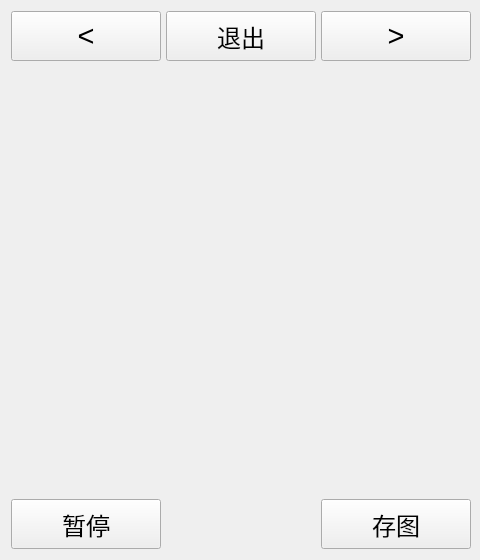
<?xml version="1.0" encoding="UTF-8"?>
<ui version="4.0">
 <class>CameraPreview1</class>
 <widget class="QWidget" name="CameraPreview1">
  <property name="geometry">
   <rect>
    <x>0</x>
    <y>0</y>
    <width>480</width>
    <height>560</height>
   </rect>
  </property>
  <property name="minimumSize">
   <size>
    <width>480</width>
    <height>560</height>
   </size>
  </property>
  <property name="windowTitle">
   <string>Form</string>
  </property>
  <layout class="QGridLayout" name="gridLayout_2">
   <item row="0" column="0">
    <widget class="QPushButton" name="pushButton1">
     <property name="minimumSize">
      <size>
       <width>150</width>
       <height>50</height>
      </size>
     </property>
     <property name="font">
      <font>
       <pointsize>22</pointsize>
      </font>
     </property>
     <property name="text">
      <string>&lt;</string>
     </property>
    </widget>
   </item>
   <item row="0" column="2">
    <widget class="QPushButton" name="pushButton2">
     <property name="minimumSize">
      <size>
       <width>150</width>
       <height>50</height>
      </size>
     </property>
     <property name="font">
      <font>
       <pointsize>22</pointsize>
      </font>
     </property>
     <property name="text">
      <string>&gt;</string>
     </property>
    </widget>
   </item>
   <item row="2" column="2">
    <widget class="QPushButton" name="Captrue">
     <property name="minimumSize">
      <size>
       <width>150</width>
       <height>50</height>
      </size>
     </property>
     <property name="font">
      <font>
       <pointsize>18</pointsize>
      </font>
     </property>
     <property name="text">
      <string>存图</string>
     </property>
    </widget>
   </item>
   <item row="2" column="0">
    <widget class="QPushButton" name="PreviewStatus">
     <property name="minimumSize">
      <size>
       <width>150</width>
       <height>50</height>
      </size>
     </property>
     <property name="font">
      <font>
       <pointsize>18</pointsize>
      </font>
     </property>
     <property name="text">
      <string>暂停</string>
     </property>
    </widget>
   </item>
   <item row="0" column="1">
    <widget class="QPushButton" name="Quit">
     <property name="minimumSize">
      <size>
       <width>150</width>
       <height>50</height>
      </size>
     </property>
     <property name="font">
      <font>
       <pointsize>18</pointsize>
      </font>
     </property>
     <property name="text">
      <string>退出</string>
     </property>
    </widget>
   </item>
   <item row="1" column="0" colspan="3">
    <widget class="QStackedWidget" name="stackedWidget">
     <property name="currentIndex">
      <number>0</number>
     </property>
     <widget class="QWidget" name="page1">
      <layout class="QGridLayout" name="gridLayout">
       <item row="0" column="0">
        <widget class="QLabel" name="label">
         <property name="minimumSize">
          <size>
           <width>400</width>
           <height>200</height>
          </size>
         </property>
         <property name="font">
          <font>
           <pointsize>24</pointsize>
          </font>
         </property>
         <property name="text">
          <string/>
         </property>
         <property name="alignment">
          <set>Qt::AlignCenter</set>
         </property>
        </widget>
       </item>
      </layout>
     </widget>
     <widget class="QWidget" name="page2">
      <layout class="QGridLayout" name="gridLayout_5">
       <item row="0" column="0">
        <spacer name="horizontalSpacer_8">
         <property name="orientation">
          <enum>Qt::Horizontal</enum>
         </property>
         <property name="sizeHint" stdset="0">
          <size>
           <width>161</width>
           <height>20</height>
          </size>
         </property>
        </spacer>
       </item>
       <item row="0" column="1">
        <widget class="QPushButton" name="Resolution">
         <property name="minimumSize">
          <size>
           <width>100</width>
           <height>50</height>
          </size>
         </property>
         <property name="font">
          <font>
           <pointsize>18</pointsize>
          </font>
         </property>
         <property name="text">
          <string>低分辨率</string>
         </property>
        </widget>
       </item>
       <item row="0" column="2">
        <spacer name="horizontalSpacer">
         <property name="orientation">
          <enum>Qt::Horizontal</enum>
         </property>
         <property name="sizeHint" stdset="0">
          <size>
           <width>40</width>
           <height>20</height>
          </size>
         </property>
        </spacer>
       </item>
       <item row="1" column="0" colspan="4">
        <layout class="QGridLayout" name="gridLayout_3">
         <item row="0" column="0">
          <widget class="QLabel" name="label_2">
           <property name="minimumSize">
            <size>
             <width>0</width>
             <height>0</height>
            </size>
           </property>
           <property name="maximumSize">
            <size>
             <width>16777215</width>
             <height>16777215</height>
            </size>
           </property>
           <property name="font">
            <font>
             <pointsize>14</pointsize>
            </font>
           </property>
           <property name="text">
            <string>Gain</string>
           </property>
           <property name="alignment">
            <set>Qt::AlignCenter</set>
           </property>
          </widget>
         </item>
         <item row="0" column="2">
          <widget class="QLabel" name="label_6">
           <property name="font">
            <font>
             <pointsize>14</pointsize>
            </font>
           </property>
           <property name="text">
            <string>Exposure</string>
           </property>
           <property name="alignment">
            <set>Qt::AlignCenter</set>
           </property>
          </widget>
         </item>
         <item row="1" column="0">
          <widget class="QLineEdit" name="lineEdit1">
           <property name="minimumSize">
            <size>
             <width>100</width>
             <height>40</height>
            </size>
           </property>
           <property name="maximumSize">
            <size>
             <width>120</width>
             <height>16777215</height>
            </size>
           </property>
           <property name="baseSize">
            <size>
             <width>0</width>
             <height>2</height>
            </size>
           </property>
           <property name="font">
            <font>
             <pointsize>18</pointsize>
            </font>
           </property>
           <property name="text">
            <string>0</string>
           </property>
           <property name="alignment">
            <set>Qt::AlignCenter</set>
           </property>
          </widget>
         </item>
         <item row="1" column="1">
          <spacer name="horizontalSpacer_2">
           <property name="orientation">
            <enum>Qt::Horizontal</enum>
           </property>
           <property name="sizeHint" stdset="0">
            <size>
             <width>40</width>
             <height>20</height>
            </size>
           </property>
          </spacer>
         </item>
         <item row="1" column="2">
          <widget class="QLineEdit" name="lineEdit4">
           <property name="minimumSize">
            <size>
             <width>100</width>
             <height>40</height>
            </size>
           </property>
           <property name="maximumSize">
            <size>
             <width>120</width>
             <height>16777215</height>
            </size>
           </property>
           <property name="font">
            <font>
             <pointsize>18</pointsize>
            </font>
           </property>
           <property name="text">
            <string>0</string>
           </property>
           <property name="alignment">
            <set>Qt::AlignCenter</set>
           </property>
          </widget>
         </item>
        </layout>
       </item>
       <item row="2" column="0" colspan="4">
        <layout class="QGridLayout" name="gridLayout_4">
         <item row="0" column="0">
          <widget class="QLabel" name="label_3">
           <property name="font">
            <font>
             <pointsize>14</pointsize>
            </font>
           </property>
           <property name="text">
            <string>ROI X</string>
           </property>
           <property name="alignment">
            <set>Qt::AlignCenter</set>
           </property>
          </widget>
         </item>
         <item row="0" column="2">
          <widget class="QLabel" name="label_4">
           <property name="font">
            <font>
             <pointsize>14</pointsize>
            </font>
           </property>
           <property name="text">
            <string>ROI Y</string>
           </property>
           <property name="alignment">
            <set>Qt::AlignCenter</set>
           </property>
          </widget>
         </item>
         <item row="1" column="0">
          <widget class="QLineEdit" name="lineEdit2">
           <property name="minimumSize">
            <size>
             <width>100</width>
             <height>40</height>
            </size>
           </property>
           <property name="maximumSize">
            <size>
             <width>120</width>
             <height>16777215</height>
            </size>
           </property>
           <property name="font">
            <font>
             <pointsize>18</pointsize>
            </font>
           </property>
           <property name="text">
            <string>0</string>
           </property>
           <property name="alignment">
            <set>Qt::AlignCenter</set>
           </property>
          </widget>
         </item>
         <item row="1" column="1">
          <spacer name="horizontalSpacer_3">
           <property name="orientation">
            <enum>Qt::Horizontal</enum>
           </property>
           <property name="sizeHint" stdset="0">
            <size>
             <width>40</width>
             <height>20</height>
            </size>
           </property>
          </spacer>
         </item>
         <item row="1" column="2">
          <widget class="QLineEdit" name="lineEdit3">
           <property name="minimumSize">
            <size>
             <width>100</width>
             <height>40</height>
            </size>
           </property>
           <property name="maximumSize">
            <size>
             <width>120</width>
             <height>16777215</height>
            </size>
           </property>
           <property name="font">
            <font>
             <pointsize>18</pointsize>
            </font>
           </property>
           <property name="text">
            <string>0</string>
           </property>
           <property name="alignment">
            <set>Qt::AlignCenter</set>
           </property>
          </widget>
         </item>
        </layout>
       </item>
       <item row="3" column="0">
        <spacer name="verticalSpacer">
         <property name="orientation">
          <enum>Qt::Vertical</enum>
         </property>
         <property name="sizeHint" stdset="0">
          <size>
           <width>20</width>
           <height>40</height>
          </size>
         </property>
        </spacer>
       </item>
       <item row="4" column="0" colspan="4">
        <layout class="QHBoxLayout" name="horizontalLayout_4">
         <item>
          <widget class="QLabel" name="label_5">
           <property name="minimumSize">
            <size>
             <width>100</width>
             <height>40</height>
            </size>
           </property>
           <property name="font">
            <font>
             <pointsize>18</pointsize>
            </font>
           </property>
           <property name="text">
            <string/>
           </property>
          </widget>
         </item>
         <item>
          <spacer name="horizontalSpacer_9">
           <property name="orientation">
            <enum>Qt::Horizontal</enum>
           </property>
           <property name="sizeHint" stdset="0">
            <size>
             <width>40</width>
             <height>20</height>
            </size>
           </property>
          </spacer>
         </item>
         <item>
          <widget class="QPushButton" name="Write">
           <property name="minimumSize">
            <size>
             <width>100</width>
             <height>40</height>
            </size>
           </property>
           <property name="font">
            <font>
             <pointsize>18</pointsize>
            </font>
           </property>
           <property name="text">
            <string>写入</string>
           </property>
          </widget>
         </item>
        </layout>
       </item>
       <item row="3" column="2">
        <spacer name="verticalSpacer_2">
         <property name="orientation">
          <enum>Qt::Vertical</enum>
         </property>
         <property name="sizeHint" stdset="0">
          <size>
           <width>20</width>
           <height>40</height>
          </size>
         </property>
        </spacer>
       </item>
      </layout>
     </widget>
    </widget>
   </item>
  </layout>
 </widget>
 <resources/>
 <connections/>
</ui>
